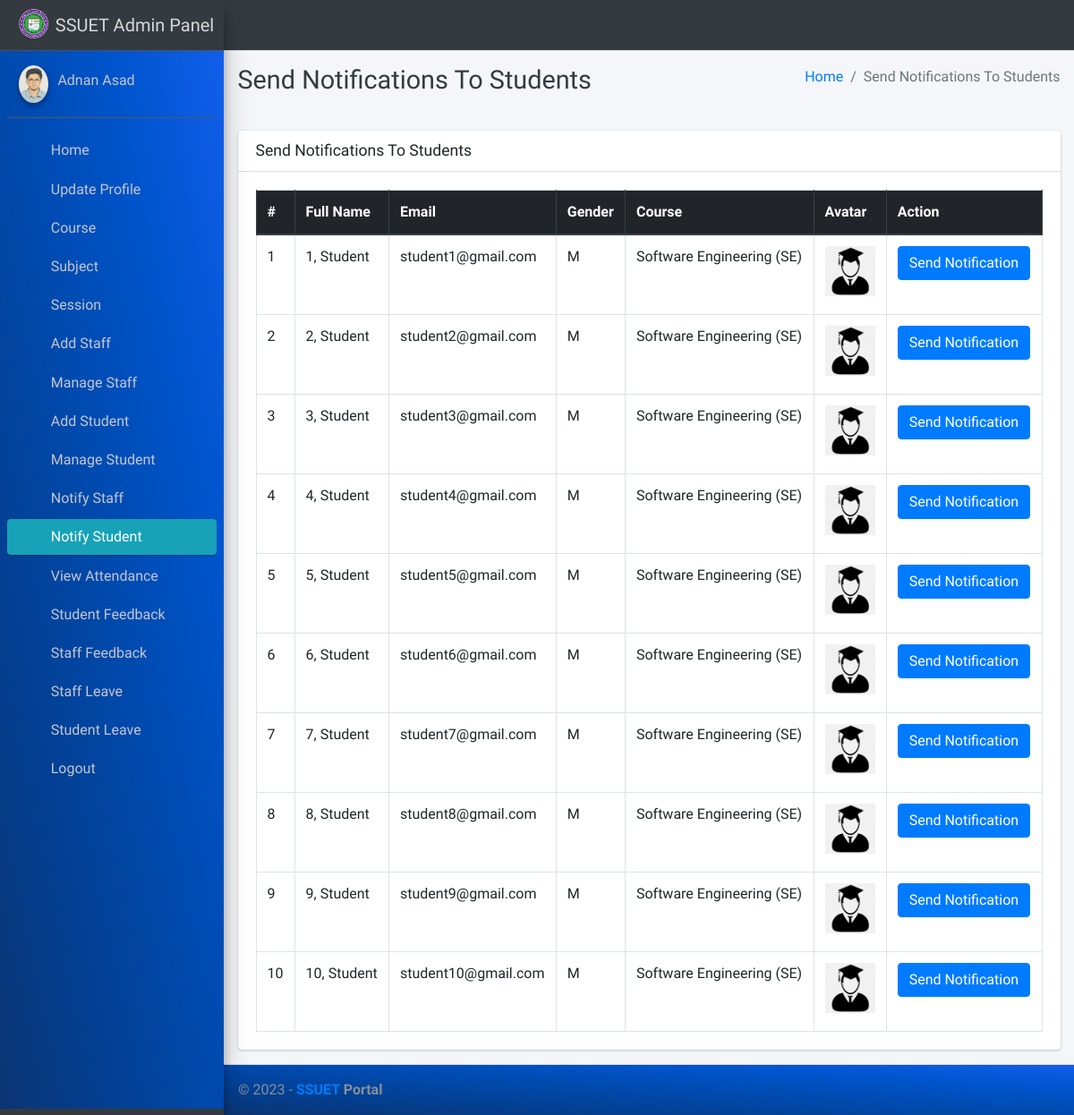
Page /admin_notify_student (signed in) on the committed database.
### main_app/models.py (models this page shows, shortened)
class CustomUser(AbstractUser):
    USER_TYPE = ((1, "HOD"), (2, "Staff"), (3, "Student"))
    GENDER = [("M", "Male"), ("F", "Female")]
    username = None  # Removed username, using email instead
    email = models.EmailField(unique=True)
    user_type = models.CharField(default=1, choices=USER_TYPE, max_length=1)
    gender = models.CharField(max_length=1, choices=GENDER)
    profile_pic = models.ImageField()
    address = models.TextField()
    fcm_token = models.TextField(default="")  # For firebase notifications
    created_at = models.DateTimeField(auto_now_add=True)
    updated_at = models.DateTimeField(auto_now=True)
    USERNAME_FIELD = "email"
    REQUIRED_FIELDS = []
    objects = CustomUserManager()
    def __str__(self):
        return  self.first_name + " " + self.last_name

class Student(models.Model):
    admin = models.OneToOneField(CustomUser, on_delete=models.CASCADE)
    course = models.ForeignKey(Course, on_delete=models.DO_NOTHING, null=True, blank=False)
    session = models.ForeignKey(Session, on_delete=models.DO_NOTHING, null=True)

class Course(models.Model):
    name = models.CharField(max_length=120)
    created_at = models.DateTimeField(auto_now_add=True)
    updated_at = models.DateTimeField(auto_now=True)

### main_app/hod_views.py (the view)
# urls.py: path("admin_notify_student", hod_views.admin_notify_student,
def admin_notify_student(request):
    student = CustomUser.objects.filter(user_type=3)
    context = {
        'page_title': "Send Notifications To Students",
        'students': student
    }
    return render(request, "hod_template/student_notification.html", context)

### main_app/templates/hod_template/student_notification.html (shortened to what this page needs)
{% extends 'main_app/base.html' %}
{% load static %}
{% block page_title %}{{page_title}}{% endblock page_title %}
{% block content %}
<section class="content">
    <div class="container-fluid">
        <div class="row">
            <div class="col-md-12">
                <div class="card">
                    <div class="card-header">
                        <h3 class="card-title">{{page_title}}</h3>
                    </div>
                    <div class="card-body">
                        <table id="example2" class="table table-bordered table-hover">
                            <thead class="thead-dark">
                                <tr>
                                    <th>#</th>
                                    <th>Full Name</th>
                                    <th>Email</th>
                                    <th>Gender</th>
                                    <th>Course</th>
                                    <th>Avatar</th>
                                    <th>Action</th>
                                </tr>
                            </thead>
                            <tbody>
                                {% for student in students %}
                                <tr>
                                    <td>{{ forloop.counter }}</td>
                                    <td>{{student.last_name}}, {{student.first_name}}</td>
                                    <td>{{student.email}}</td>
                                    <td>{{student.gender}}</td>
                                    <td>{{student.student.course.name}}</td>
                                    <td>
                                        {% if student.profile_pic == ""  %}
                                        No Image
                                        {% else %}
                                        <img class="img img-fluid mb-2" height="56" width="56"
                                            src="{{student.profile_pic}}" alt="">
                                        {% endif %}
                                    </td>
                                    <td><button data-toggle = "modal" data-target = "#myModal"class="btn btn-primary show_notification" value="{{student.id}}">Send Notification</button>
                                    </td>
                                </tr>
                                {% endfor %}
                            </tbody>
                        </table>
                    </div>
                </div>
            </div>
        </div>
    </div>
</section>
{% endblock content %}

### main_app/templates/main_app/sidebar_template.html (shortened to what this page needs)
{% load static %}
<aside class="main-sidebar sidebar-dark-info elevation-4">
    {% if request.user.user_type == '1' %}
    <a href="{% url 'admin_home' %}" class="brand-link">
        <img src="{% static 'dist/img/virusx.png' %} " alt="SSUET LOGO"
            class="brand-image " >
        <span class="brand-text font-weight-light" >SSUET Admin Panel</span>
    </a>
    <div class="sidebar" style="background-image: linear-gradient(to right top, #0b3574, #033f91, #004aae, #0054cc, #125eeb);">
        <div class="user-panel mt-3 pb-3 mb-3 d-flex">
            <div class="image">
                <img src="{{ request.user.profile_pic}}" class="img-circle elevation-2" alt="User Image">
            </div>
            <div class="info">
                <a href="#" class="d-block">{{user}}</a>
            </div>
        </div>
        <nav class="mt-2">
            <ul class="nav nav-pills nav-sidebar flex-column" data-widget="treeview" role="menu" data-accordion="false">
                <li class="nav-item">
                    {% url 'admin_home' as admin_home %}
                    <a href="{{admin_home}}" class="nav-link {% if admin_home == request.path %} active {% endif %}">
                        <i class="nav-icon fas fa-home"></i>
                        <p>
                            Home
                        </p>
                    </a>
                </li>
                <li class="nav-item">
                    {% url 'admin_view_profile' as admin_view_profile %}
                    <a href="{{admin_view_profile}}"
                        class="nav-link {% if admin_view_profile == request.path %} active {% endif %}">
                        <i class="nav-icon fas fa-address-card"></i>
                        <p>
                            Update Profile
                        </p>
                    </a>
                </li>
                <li class="nav-item has-treeview">
                    <a href="#" class="nav-link" >
                        <i class="nav-icon fas fa-bookmark"></i>
                        <p>
                            Course
                            <i class="fas fa-angle-left right"></i>
                        </p>
                    </a>
                </li>
                <li class="nav-item has-treeview">
                    <a href="#" class="nav-link">
                        <i class="nav-icon fas fa-book"></i>
                        <p>
                            Subject
                            <i class="fas fa-angle-left right"></i>
                        </p>
                    </a>
                </li>
                <li class="nav-item has-treeview">
                    <a href="#" class="nav-link">
                        <i  class="nav-icon fas fa-clock"></i>
                        <p>
                            Session
                            <i class="fas fa-angle-left right"></i>
                        </p>
                    </a>
                </li>
                <li class="nav-item">
                    {% url 'add_staff' as add_staff %}
                    <a href="{{add_staff}}" class="nav-link {% if add_staff == request.path %} active {% endif %}">
                        <i class="nav-icon fas fa-user-plus"></i>
                        <p>
                            Add Staff
                        </p>
                    </a>
                </li>
                <li class="nav-item">
                    {% url 'manage_staff' as manage_staff %}
                    {% url 'edit_staff' staff_id as edit_staff %}
                    <a href="{{manage_staff}}"
                        class="nav-link {% if manage_staff == request.path or request.path == edit_staff %} active {% endif %}">
                        <i class="nav-icon fas fa-th"></i>
                        <p>
                            Manage Staff
                        </p>
                    </a>
                </li>
                <li class="nav-item">
                    {% url 'add_student' as add_student%}
                    <a href="{{add_student}}" class="nav-link  {% if add_student == request.path %} active {% endif %}">
                        <i class="nav-icon fas fa-user-plus"></i>
                        <p>
                            Add Student
                        </p>
                    </a>
                </li>
                <li class="nav-item">
                    {% url 'manage_student' as manage_student %}
                    {% url 'edit_student' student_id as edit_student %}
                    <a href="{{manage_student}}"
                        class="nav-link  {% if edit_student == request.path or manage_student == request.path %} active {% endif %}">
                        <i class="nav-icon fas fa-th"></i>
                        <p>
                            Manage Student
                        </p>
                    </a>
                </li>
                <li class="nav-item">
                    {% url 'admin_notify_staff' as admin_notify_staff %}
                    <a href="{{admin_notify_staff}}"
                        class="nav-link {% if admin_notify_staff == request.path %} active {% endif %}">
                        <i class="nav-icon fas fa-bullhorn"></i>
                        <p>
                            Notify Staff
                        </p>
                    </a>
                </li>
                <li class="nav-item">
                    {% url 'admin_notify_student' as admin_notify_student %}
                    <a href="{{admin_notify_student}}"
                        class="nav-link {% if admin_notify_student == request.path %} active {% endif %}">
                        <i class="nav-icon fas fa-bullhorn"></i>
                        <p>
                            Notify Student
                        </p>
                    </a>
                </li>
                <li class="nav-item">
                    {% url 'admin_view_attendance' as admin_view_attendance %}
                <li class="nav-item">
                    <a href="{{admin_view_attendance}}"
                        class="nav-link  {% if admin_view_attendance == request.path %} active {% endif %}">
                        <i class="nav-icon fas fa-calendar-alt"></i>
                        <p>
                            View Attendance
                        </p>
                    </a>
                </li>
                <li class="nav-item">
                    {% url 'student_feedback_message' as student_feedback_message %}
                    <a href="{{ student_feedback_message }}"
                        class="nav-link  {% if student_feedback_message == request.path %} active {% endif %}">
                        <i class="nav-icon fas fa-comment-alt"></i>
                        <p>
                            Student Feedback
                        </p>
                    </a>
                </li>
                <li class="nav-item">
                    {% url 'staff_feedback_message' as staff_feedback_message %}
                    <a href="{{staff_feedback_message}}"
                        class="nav-link   {% if staff_feedback_message == request.path %} active {% endif %}">
                        <i  class="nav-icon fas fa-comment"></i>
                        <p>
                            Staff Feedback
                        </p>
                    </a>
                </li>
                <li class="nav-item">
                    {% url 'view_staff_leave' as view_staff_leave %}
                    <a href="{{view_staff_leave}}"
                        class="nav-link  {% if view_staff_leave == request.path %} active {% endif %}">
                        <i  class="nav-icon fas fa-check-double"></i>
                        <p>
                            Staff Leave
                        </p>
                    </a>
                </li>
                <li class="nav-item">
                    {% url 'view_student_leave' as view_student_leave %}
                    <a href="{% url 'view_student_leave' %}"
                        class="nav-link  {% if view_student_leave == request.path %} active {% endif %}">
                        <i  class="nav-icon fas fa-check-double"></i>
                        <p>
                            Student Leave
                        </p>
                    </a>
                </li>
                                        {% endif %}
                                        <li class="nav-item">
                                            <a href="{% url 'user_logout' %}"
                                                onclick="return confirm('Your session would be terminated.\n\nProceed?')"
                                                class="nav-link">
                                                <i  style="color: #ff0000"  class="nav-icon fas fa-power-off"></i>
                                                <p>
                                                    Logout
                                                </p>
                                            </a>
                                        </li>
                                    </ul>
                                </nav>
                            </div>
</aside>

### rows in the picture
CustomUser: user.profile_pic (picture), first_name+last_name "Adnan Asad"
CustomUser: last_name "1", first_name "Student", email "student1@gmail.com", gender "M", student.course.name "Software Engineering (SE)"
CustomUser: last_name "2", first_name "Student", email "student2@gmail.com", gender "M", student.course.name "Software Engineering (SE)"
CustomUser: last_name "3", first_name "Student", email "student3@gmail.com", gender "M", student.course.name "Software Engineering (SE)"
CustomUser: last_name "4", first_name "Student", email "student4@gmail.com", gender "M", student.course.name "Software Engineering (SE)"
CustomUser: last_name "5", first_name "Student", email "student5@gmail.com", gender "M", student.course.name "Software Engineering (SE)"
CustomUser: last_name "6", first_name "Student", email "student6@gmail.com", gender "M", student.course.name "Software Engineering (SE)"
CustomUser: last_name "7", first_name "Student", email "student7@gmail.com", gender "M", student.course.name "Software Engineering (SE)"
CustomUser: last_name "8", first_name "Student", email "student8@gmail.com", gender "M", student.course.name "Software Engineering (SE)"
CustomUser: last_name "9", first_name "Student", email "student9@gmail.com", gender "M", student.course.name "Software Engineering (SE)"
CustomUser: last_name "10", first_name "Student", email "student10@gmail.com", gender "M", student.course.name "Software Engineering (SE)"

### other values in the picture
{{ page_title }} "Send Notifications To Students"
